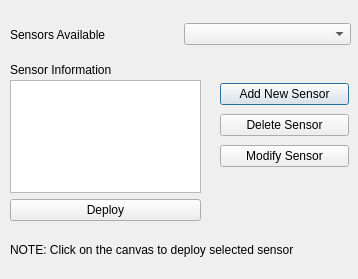
<?xml version="1.0" encoding="UTF-8"?>
<ui version="4.0">
 <class>sDialog</class>
 <widget class="QDialog" name="sDialog">
  <property name="geometry">
   <rect>
    <x>0</x>
    <y>0</y>
    <width>358</width>
    <height>279</height>
   </rect>
  </property>
  <property name="focusPolicy">
   <enum>Qt::StrongFocus</enum>
  </property>
  <property name="windowTitle">
   <string>Deploy Sensor</string>
  </property>
  <widget class="QLabel" name="sinfolabel">
   <property name="geometry">
    <rect>
     <x>10</x>
     <y>60</y>
     <width>131</width>
     <height>20</height>
    </rect>
   </property>
   <property name="text">
    <string>Sensor Information</string>
   </property>
  </widget>
  <widget class="QLabel" name="snotelabel">
   <property name="geometry">
    <rect>
     <x>10</x>
     <y>240</y>
     <width>351</width>
     <height>20</height>
    </rect>
   </property>
   <property name="text">
    <string>NOTE: Click on the canvas to deploy selected sensor</string>
   </property>
  </widget>
  <widget class="QWidget" name="">
   <property name="geometry">
    <rect>
     <x>220</x>
     <y>80</y>
     <width>129</width>
     <height>92</height>
    </rect>
   </property>
   <layout class="QVBoxLayout" name="verticalLayout">
    <item>
     <widget class="QPushButton" name="saddbtn">
      <property name="text">
       <string>Add New Sensor</string>
      </property>
     </widget>
    </item>
    <item>
     <widget class="QPushButton" name="sdltbtn">
      <property name="text">
       <string>Delete Sensor</string>
      </property>
     </widget>
    </item>
    <item>
     <widget class="QPushButton" name="smodbtn">
      <property name="text">
       <string>Modify Sensor</string>
      </property>
     </widget>
    </item>
   </layout>
  </widget>
  <widget class="QWidget" name="">
   <property name="geometry">
    <rect>
     <x>10</x>
     <y>20</y>
     <width>341</width>
     <height>29</height>
    </rect>
   </property>
   <layout class="QHBoxLayout" name="horizontalLayout">
    <item>
     <widget class="QLabel" name="snamelabel">
      <property name="text">
       <string>Sensors Available</string>
      </property>
     </widget>
    </item>
    <item>
     <widget class="QComboBox" name="comboBox"/>
    </item>
   </layout>
  </widget>
  <widget class="QWidget" name="">
   <property name="geometry">
    <rect>
     <x>10</x>
     <y>80</y>
     <width>191</width>
     <height>141</height>
    </rect>
   </property>
   <layout class="QVBoxLayout" name="verticalLayout_2">
    <item>
     <widget class="QPlainTextEdit" name="sinfo">
      <property name="readOnly">
       <bool>true</bool>
      </property>
     </widget>
    </item>
    <item>
     <widget class="QPushButton" name="sdeploy">
      <property name="text">
       <string>Deploy</string>
      </property>
     </widget>
    </item>
   </layout>
  </widget>
 </widget>
 <resources/>
 <connections/>
</ui>
